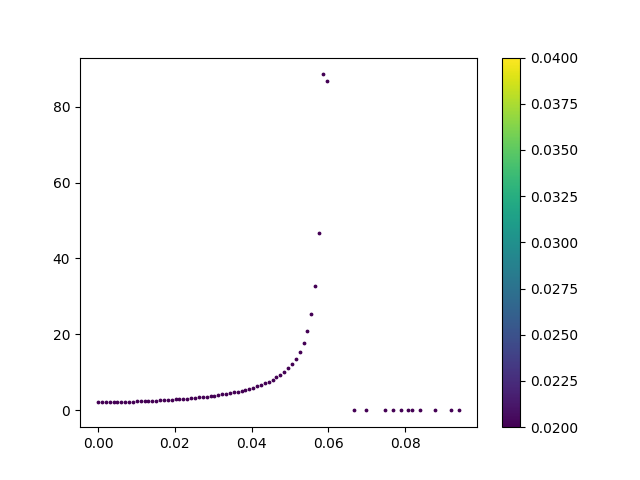

Source code (Python):
import numpy as np
from numpy import *
import matplotlib.pyplot as plt
from time import time
#from scipy.integrate import quad

print(time())

## gap_eq をdef

def e_k_spin(k1, k2, q, y, B): 
    return 2*t*(np.cos(a*(k1+q/2))+np.cos(a*(k2))) - u + y * 1/2 * gu * B

def e_k_s(k1, k2, q, B):
    return (e_k_spin(k1, k2, q, 1, B) + e_k_spin(-1*k1, k2, q, -1, B))/2

def e_k_a(k1, k2, q, B):
    return (e_k_spin(k1, k2, q, 1, B) - e_k_spin(-1*k1, k2, q, -1, B))/2

def E_k_q(k1, k2, gap, q, B):
    return np.sqrt(e_k_s(k1, k2, q, B)**2 + gap**2)

def E_k_q_s(k1, k2, gap, q, y, B):
    return E_k_q(k1, k2, gap, q, B) + y * e_k_a(k1, k2, q, B)

def Fermi(beta, E):
    return 1/2 + 1/2*(-1*np.tanh(beta*E/2))

def func(k1, k2, gap, q, B): 
    return gap*(1-Fermi(beta, E_k_q_s(k1, k2, gap, q, -1, B))-Fermi(beta, E_k_q_s(k1, k2, gap, q, 1, B)))/(2*E_k_q(k1, k2, gap, q, B))

def rhs(gap, q, B):
    k1 = -1 * np.pi/a + 2 * arange(N) * np.pi / (a * N)
    kx, ky = meshgrid(k1, k1, indexing='ij')
    f = func(kx, ky, gap, q, B)
    return (V / (N**2)) * sum(f)

print(time())

##パラメータの調整
N, V, t, a, u, gu, n0, n1, n2 =30, 1, 1, 1, 0, 1, 100, 1, 1    # 7.525 #9.21
qs   = np.linspace(0,0.1,n0)  #(np.pi/a)
Bs   = np.linspace(0.0,0.1,n1)     #np.linspace(0,0.08,n1)
kBTs = np.linspace(0.02,0.04,n2)

print(time())

##ギャップの逐次計算
ans = []
for h in range(n0):
    ans0 = []
    for i in range(n1):
        ans1 = []
        for j in range(n2): # それぞれの温度で秩序パラメータを計算
            beta, d0 = 1/kBTs[j], 100.0
            for k in range(1000): # 収束するまで最大1000回ループ
                d1 = rhs(d0, qs[h], Bs[i]) 
                if abs(d1-d0) < 1e-10: break # 収束チェック
                d0 = d1
            ans1.append([d0, abs(d1-d0), k])
        ans0.append(ans1)
    ans.append(ans0)
ans = np.array(ans)

print(time())


##gapのq依存
for j in range(n2):    ##q,gap図
    for i in range(n1):
        ans_q = []
        for h in range(n0):
            ans_q.append(ans[h][i][j][0])
            figure = plt.scatter(qs[h], ans_q[h], 3, c=kBTs[j],  cmap='viridis' ,vmin=0.02, vmax=0.04)
c= plt.colorbar()
plt.savefig("FFLO_q-gap(N=100,B=0.00).png")
plt.show()

##gapのqによる1次の係数
for j in range(n2):    ##q,gap図
    for i in range(n1):
        ans_q_order_1 = []
        for h in range(n0-1):
            q_order_1 = (ans[h+1][i][j][0] - ans[h][i][j][0])/(qs[h+1] - qs[h])
            ans_q_order_1.append(q_order_1)
            figure = plt.scatter(qs[h], ans_q_order_1[h], 3, c=kBTs[j],  cmap='viridis' ,vmin=0.02, vmax=0.04)
c= plt.colorbar()
plt.savefig("FFLO_q-gap(N=100,B=0.00).png")
plt.show()

##gapのqによる2次の係数(gap-ξ)
for j in range(n2):    ##q,gap図
    for i in range(n1):
        ans_q_order_2 = []
        for h in range(n0-2):
            q_order_2 = ((ans[h+2][i][j][0] - ans[h+1][i][j][0])/ (qs[h+2] - qs[h+1]) - (ans[h+1][i][j][0] - ans[h][i][j][0])  / (qs[h+1] - qs[h])) / (qs[h+2] - qs[h+1])
            q_order_2 = np.sqrt(-1*q_order_2)
            ans_q_order_2.append(q_order_2)
            figure = plt.scatter(qs[h], ans_q_order_2[h], 3, c=kBTs[j],  cmap='viridis' ,vmin=0.02, vmax=0.04)
c= plt.colorbar()
plt.savefig("FFLO_q-gap(N=100,B=0.00).png")
plt.show()


##gapの温度依存
for h in range(n0):    ##kBT,gap
    for i in range(n1):
        plt.plot(kBTs, ans[h][i][:,0], label = 'B='+str(Bs[i])+', q='+str(qs[h])) # 秩序パラメータの温度依存性をプロット
plt.legend()
plt.show()

##反復回数の温度依存
for h in range(n0):    ##kBT,反復回数　図
    for i in range(n1):
        plt.plot(kBTs, ans[h][i][:,2],label = 'B='+str(Bs[i])+', q='+str(qs[h]) , color=(h/n0,i/n1,1-i/n1,1-(h/n0)/2)) # 収束に必要だった反復回数のプロット
plt.legend()
plt.show()

print(time())



""""

def rhs(gap, q, B):
    k1 = -1 * np.pi/a + 2 * arange(N) * np.pi / (a * N)
    kx, ky = meshgrid(k1, k1, indexing='ij')
    f = func(kx, ky, gap, q, B)
    return (V / (N**2)) * sum(f)

#free energy の定義
def F1(h):
    sum = 0
    for n1 in range(N):
        k1 = -1 * np.pi/a + 2 * n1 * np.pi / (a * N)
        for n2 in range(N):
            k2 = -1 * np.pi/a + 2 * n2 * np.pi / (a * N)
            for y in range(-1,1):
                sum = sum + np.log(1+np.exp(-1*beta*E_k_q_s(k1, k2, ans_q[h], qs[h], y, B)))
    return -1*1/beta*sum

def F0(h):
    sum = 0
    for n1 in range(N):
        k1 = -1 * np.pi/a + 2 * n1 * np.pi / (a * N)
        for n2 in range(N):
            k2 = -1 * np.pi/a + 2 * n2 * np.pi / (a * N)
            sum = sum + e_k_spin(-1*k1, -1*k2, qs[h], -1, B) - E_k_q_s(k1, k2, ans_q[h], qs[h], -1, B)
    return sum

def Fc(h):
    return(N**2)*(ans_q[h]**2)/V

def free_energy(h):              #vn0 = (v / n^2) * n0
    return F1(h) + F0(h) + Fc(h)

for h in range(n0):
    print(ans_q[h])

#free energy の計算
kBT = kBTs[0]
beta = 1/kBT
B = Bs[0]
ans_F0 = []
for h in range(n0):
    ans = F0(h)
    ans_F0.append(ans)
ans0 = np.array(ans_F0)

ans_F1 = []
for h in range(n0):
    ans = F1(h)
    ans_F1.append(ans)
ans1 = np.array(ans_F1)

ans_FC = []
for h in range(n0):
    ans = Fc(h)
    ans_FC.append(ans)
ansC = np.array(ans_FC)

ans_F = []
for h in range(n0):
    ans = free_energy(h)
    ans_F.append(ans)
ans = np.array(ans_F)

#free energy の描画

plt.scatter(qs, ans1, color=(h/n0,i/n1,1-i/n1,1-(h/n0)/2))
plt.show()

plt.scatter(qs, ans0, color=(h/n0,i/n1,1-i/n1,1-(h/n0)/2))
plt.show()

plt.scatter(qs, ansC, color=(h/n0,i/n1,1-i/n1,1-(h/n0)/2))
plt.show()

plt.scatter(qs, ans, color=(h/n0,i/n1,1-i/n1,1-(h/n0)/2))
plt.show()

"""""

